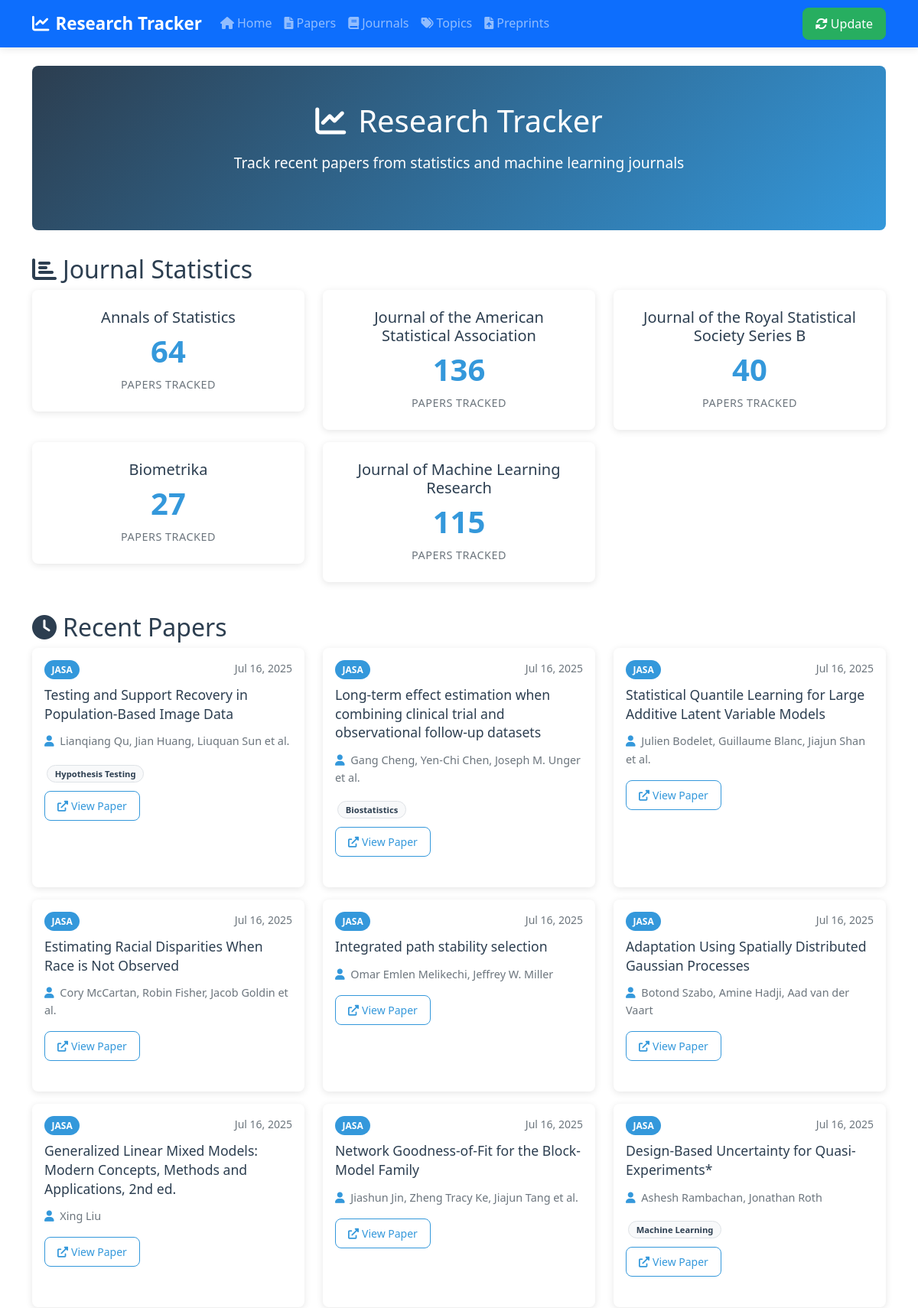
The page / (upper part) on the database its author committed.
### app/models.py (models this page shows)
class Journal(Base):
    __tablename__ = 'journals'
    id = Column(Integer, primary_key=True, index=True)
    name = Column(String(100), unique=True, index=True)
    abbreviation = Column(String(20), unique=True)
    url = Column(String(500))
    papers_url = Column(String(500))
    papers = relationship("Paper", back_populates="journal")

class Paper(Base):
    __tablename__ = 'papers'
    id = Column(Integer, primary_key=True, index=True)
    title = Column(String(500), index=True)
    abstract = Column(Text, nullable=True)
    doi = Column(String(200), nullable=True, unique=True)
    url = Column(String(500), nullable=True)
    pdf_url = Column(String(500), nullable=True)
    bibtex = Column(Text, nullable=True)  # Store BibTeX citation
    publication_date = Column(DateTime, nullable=True)
    accepted_date = Column(DateTime, nullable=True)
    scraped_date = Column(DateTime, default=datetime.utcnow)
    section = Column(String(100), nullable=True)  # Added section field
    journal_id = Column(Integer, ForeignKey('journals.id'))
    journal = relationship("Journal", back_populates="papers")
    authors = relationship("Author", secondary=paper_authors, back_populates="papers", order_by=paper_authors.c.author_order)
    topics = relationship("Topic", secondary=paper_topics, back_populates="papers")

class Author(Base):
    __tablename__ = 'authors'
    id = Column(Integer, primary_key=True, index=True)
    name = Column(String(200), index=True)
    email = Column(String(200), nullable=True)
    affiliation = Column(String(500), nullable=True)
    papers = relationship("Paper", secondary=paper_authors, back_populates="authors")

class Topic(Base):
    __tablename__ = 'topics'
    id = Column(Integer, primary_key=True, index=True)
    name = Column(String(100), unique=True, index=True)
    description = Column(Text, nullable=True)
    papers = relationship("Paper", secondary=paper_topics, back_populates="topics")

### app/main.py (the view)
@app.get("/", response_class=HTMLResponse)
async def home(request: Request, db: Session = Depends(get_db)):
    recent_papers = db.query(Paper).order_by(desc(Paper.scraped_date)).limit(20).all()
    journal_stats = db.query(
        Journal.name,
        func.count(Paper.id).label('paper_count')
    ).join(Paper).group_by(Journal.id).all()
    return templates.TemplateResponse("index.html", {
        "request": request,
        "recent_papers": recent_papers,
        "journal_stats": journal_stats
    })

### templates/index.html (shortened to what this page needs)
{% extends "base.html" %}
{% block content %}
<div class="row">
    <div class="col-12">
        <div class="hero-section">
            <div class="container text-center">
                <h1><i class="fas fa-chart-line me-3"></i>Research Tracker</h1>
                <p class="lead">Track recent papers from statistics and machine learning journals</p>
            </div>
        </div>
    </div>
</div>
<div class="row mb-4">
    <div class="col-12">
        <h2><i class="fas fa-chart-bar me-2"></i>Journal Statistics</h2>
        {% if journal_stats %}
        <div class="row">
            {% for journal_name, paper_count in journal_stats %}
            <div class="col-md-6 col-lg-4 mb-3">
                <div class="stat-card">
                    <h5 class="card-title">{{ journal_name }}</h5>
                    <h3>{{ paper_count }}</h3>
                    <div class="stat-label">papers tracked</div>
                </div>
            </div>
            {% endfor %}
        </div>
        {% else %}
        <div class="empty-state">
            <i class="fas fa-chart-bar"></i>
            <h5>No statistics available yet</h5>
            <p>Click "Update" to start tracking papers from journals</p>
        </div>
        {% endif %}
    </div>
</div>
<div class="row">
    <div class="col-12">
        <h2><i class="fas fa-clock me-2"></i>Recent Papers</h2>
        {% if recent_papers %}
        <div class="row">
            {% for paper in recent_papers %}
            <div class="col-md-6 col-lg-4 mb-3">
                <div class="card paper-card h-100">
                    <div class="card-body">
                        <div class="d-flex justify-content-between align-items-start mb-2">
                            <span class="badge bg-primary journal-badge">{{ paper.journal.abbreviation if paper.journal else 'Unknown' }}</span>
                            <small class="text-muted">{{ paper.publication_date.strftime('%b %d, %Y') if paper.publication_date else (paper.scraped_date.strftime('%b %d, %Y') if paper.scraped_date else '') }}</small>
                        </div>
                        <h5 class="card-title">
                            <a href="/paper/{{ paper.id }}" class="text-decoration-none">{{ paper.title }}</a>
                        </h5>
                        {% if paper.authors %}
                        <p class="card-text authors-list">
                            <i class="fas fa-user me-1"></i>
                            {{ (paper.authors | format_authors)[:3] | join(', ') }}
                            {% if paper.authors | length > 3 %} et al.{% endif %}
                        </p>
                        {% endif %}
                        {% if paper.topics %}
                        <div class="mb-2">
                            {% for topic in paper.topics[:3] %}
                            <span class="badge bg-secondary topic-tag">{{ topic.name }}</span>
                            {% endfor %}
                        </div>
                        {% endif %}
                        {% if paper.url %}
                        <a href="{{ paper.url }}" class="btn btn-sm btn-outline-primary" target="_blank">
                            <i class="fas fa-external-link-alt me-1"></i>View Paper
                        </a>
                        {% endif %}
                    </div>
                </div>
            </div>
            {% endfor %}
        </div>
        {% else %}
        <div class="alert alert-info">
            <i class="fas fa-info-circle me-2"></i>
            No papers found. Click the "Update" button to scrape for recent papers.
        </div>
        {% endif %}
    </div>
</div>
{% endblock %}

### static/style.css (style rules this page uses)
:root { --primary-color: #2c3e50; --secondary-color: #3498db; --accent-color: #e74c3c; --success-color: #27ae60; --warning-color: #f39c12; --light-bg: #f8f9fa; --dark-text: #2c3e50; --border-radius: 8px; --box-shadow: 0 2px 10px rgba(0,0,0,0.1); }
body { font-family: 'Segoe UI', Tahoma, Geneva, Verdana, sans-serif; line-height: 1.6; color: var(--dark-text); }
.hero-section { background: linear-gradient(135deg, var(--primary-color), var(--secondary-color)); color: white; padding: 3rem 0; margin-bottom: 2rem; border-radius: var(--border-radius); }
.hero-section h1 { font-size: 2.5rem; font-weight: 300; margin-bottom: 1rem; }
.hero-section .lead { font-size: 1.2rem; margin-bottom: 1.5rem; }
.card { border: none; border-radius: var(--border-radius); box-shadow: var(--box-shadow); transition: all 0.3s ease; height: 100%; }
.paper-card { margin-bottom: 1.5rem; }
.paper-card .card-title { font-size: 1.1rem; line-height: 1.4; margin-bottom: 0.75rem; }
.paper-card .card-title a { color: var(--dark-text); text-decoration: none; }
.stat-card { text-align: center; padding: 1.5rem; background: white; border-radius: var(--border-radius); box-shadow: var(--box-shadow); }
.stat-card h3 { font-size: 2.5rem; font-weight: bold; color: var(--secondary-color); margin: 0.5rem 0; }
.stat-card .stat-label { color: #6c757d; font-size: 0.9rem; text-transform: uppercase; letter-spacing: 0.5px; }
.journal-badge { background: var(--secondary-color) !important; font-size: 0.75rem; padding: 0.4rem 0.6rem; border-radius: 20px; }
.topic-tag { background: var(--light-bg) !important; color: var(--dark-text) !important; border: 1px solid #dee2e6; font-size: 0.7rem; padding: 0.3rem 0.6rem; border-radius: 15px; margin: 0.2rem; display: inline-block; }
.btn { border-radius: var(--border-radius); padding: 0.5rem 1rem; font-weight: 500; transition: all 0.3s ease; }
.btn-outline-primary { color: var(--secondary-color); border-color: var(--secondary-color); }
.authors-list { color: #6c757d; font-size: 0.9rem; }
.authors-list i { color: var(--secondary-color); }

### rows shown on the page
Journal: name "Annals of Statistics", paper_count "64"
Journal: name "Journal of the American Statistical Association", paper_count "136"
Journal: name "Journal of the Royal Statistical Society Series B", paper_count "40"
Journal: name "Biometrika", paper_count "27"
Journal: name "Journal of Machine Learning Research", paper_count "115"
Paper: journal "JASA", publication_date "Jul 16, 2025", title "Testing and Support Recovery in Population-Based Image Data", shows "et al."
Author: name.name "Lianqiang Qu, Jian Huang, Liuquan Sun"
Topic: name "Hypothesis Testing"
Paper: journal "JASA", publication_date "Jul 16, 2025", title "Long-term effect estimation when combining clinical trial and observational follow-up datasets", shows "et al."
Author: name.name "Gang Cheng, Yen-Chi Chen, Joseph M. Unger"
Topic: name "Biostatistics"
Paper: journal "JASA", publication_date "Jul 16, 2025", title "Statistical Quantile Learning for Large Additive Latent Variable Models", shows "et al."
Author: name.name "Julien Bodelet, Guillaume Blanc, Jiajun Shan"
Paper: journal "JASA", publication_date "Jul 16, 2025", title "Estimating Racial Disparities When Race is Not Observed", shows "et al."
Author: name.name "Cory McCartan, Robin Fisher, Jacob Goldin"
Paper: journal "JASA", publication_date "Jul 16, 2025", title "Integrated path stability selection"
Author: name.name "Omar Emlen Melikechi, Jeffrey W. Miller"
Paper: journal "JASA", publication_date "Jul 16, 2025", title "Adaptation Using Spatially Distributed Gaussian Processes"
Author: name.name "Botond Szabo, Amine Hadji, Aad van der Vaart"
Paper: journal "JASA", publication_date "Jul 16, 2025", title "Generalized Linear Mixed Models: Modern Concepts, Methods and Applications, 2nd ed."
Author: name "Xing Liu"
Paper: journal "JASA", publication_date "Jul 16, 2025", title "Network Goodness-of-Fit for the Block-Model Family", shows "et al."
Author: name.name "Jiashun Jin, Zheng Tracy Ke, Jiajun Tang"
Paper: journal "JASA", publication_date "Jul 16, 2025", title "Design-Based Uncertainty for Quasi-Experiments*"
Author: name.name "Ashesh Rambachan, Jonathan Roth"
Topic: name "Machine Learning"
